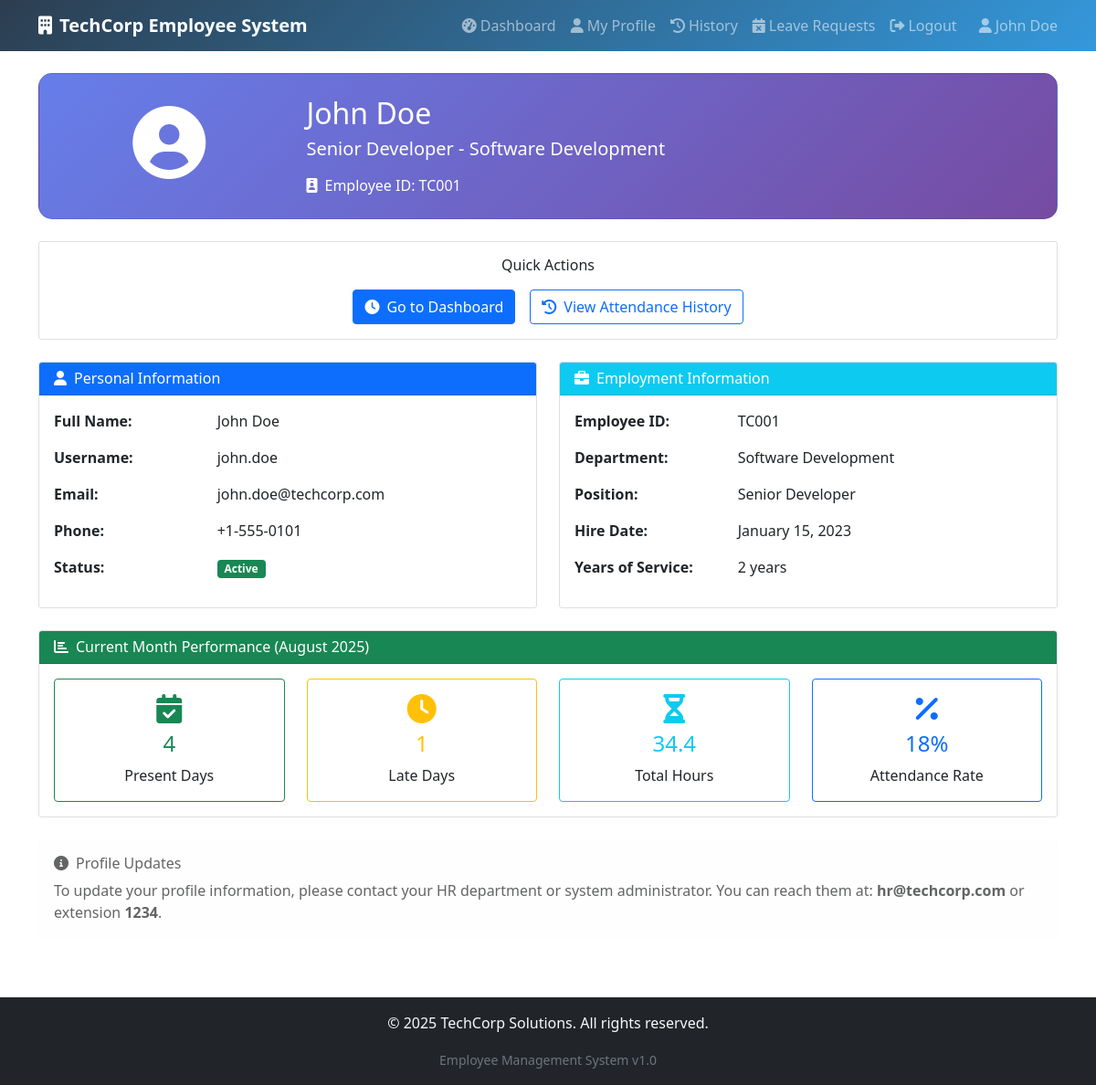
Page /profile/ (signed in) on the committed database.
### emp_apps/models.py (models this page shows, shortened)
class Employee(models.Model):
    user = models.OneToOneField(User, on_delete=models.CASCADE)
    employee_id = models.CharField(max_length=20, unique=True)
    department = models.CharField(max_length=100)
    position = models.CharField(max_length=100)
    phone_number = models.CharField(max_length=15, blank=True)
    hire_date = models.DateField()
    is_active = models.BooleanField(default=True)
    class Meta:
        db_table = 'employees'

### emp_apps/views.py (the view)
# urls.py: path('profile/', views.employee_profile, name='employee_profile'),  # Employee profile page
@login_required
def employee_profile(request):
    try:
        employee = Employee.objects.get(user=request.user)
    except Employee.DoesNotExist:
        messages.error(request, 'Employee profile not found. Please contact administrator.')
        return redirect('employee_login')
    today = date.today()
    current_month_start = today.replace(day=1)
    current_month_records = AttendanceRecord.objects.filter(
        employee=employee,
        date__gte=current_month_start,
        date__lte=today
    )
    present_days = current_month_records.filter(status__in=['present', 'late']).count()
    late_days = current_month_records.filter(status='late').count()
    total_work_hours = sum([r.work_hours or 0 for r in current_month_records])
    years_of_service = today.year - employee.hire_date.year
    if today.month < employee.hire_date.month or (today.month == employee.hire_date.month and today.day < employee.hire_date.day):
        years_of_service -= 1
    context = {
        'employee': employee,
        'user': request.user,
        'years_of_service': years_of_service,
        'statistics': {
            'present_days': present_days,
            'late_days': late_days,
            'total_work_hours': total_work_hours,
            'month_name': current_month_start.strftime('%B %Y')
        }
    }
    return render(request, 'attendance/employee_profile.html', context)

### emp_apps/templates/attendance/employee_profile.html (shortened to what this page needs)
{% extends 'base.html' %}
{% block content %}
<div class="row mb-4">
    <div class="col-12">
        <div class="card stats-card">
            <div class="card-body text-center py-4">
                <div class="row align-items-center">
                    <div class="col-md-3">
                        <div class="profile-avatar">
                            <i class="fas fa-user-circle fa-5x text-white mb-2"></i>
                        </div>
                    </div>
                    <div class="col-md-9 text-md-start text-center">
                        <h2 class="mb-2">{{ employee.user.get_full_name|default:employee.user.username }}</h2>
                        <h5 class="mb-3">{{ employee.position }} - {{ employee.department }}</h5>
                        <p class="mb-0">
                            <i class="fas fa-id-badge me-2"></i>Employee ID: {{ employee.employee_id }}
                        </p>
                    </div>
                </div>
            </div>
        </div>
    </div>
</div>
<div class="row mb-4">
    <div class="col-12">
        <div class="card">
            <div class="card-body text-center">
                <h6 class="card-title mb-3">Quick Actions</h6>
                <div class="d-flex justify-content-center gap-3 flex-wrap">
                    <a href="{% url 'attendance_dashboard' %}" class="btn btn-primary">
                        <i class="fas fa-clock me-2"></i>Go to Dashboard
                    </a>
                    <a href="{% url 'attendance_history' %}" class="btn btn-outline-primary">
                        <i class="fas fa-history me-2"></i>View Attendance History
                    </a>
                </div>
            </div>
        </div>
    </div>
</div>
<div class="row mb-4">
    <div class="col-md-6">
        <div class="card h-100">
            <div class="card-header bg-primary text-white">
                <h6 class="mb-0">
                    <i class="fas fa-user me-2"></i>Personal Information
                </h6>
            </div>
            <div class="card-body">
                <div class="row mb-3">
                    <div class="col-sm-4"><strong>Full Name:</strong></div>
                    <div class="col-sm-8">{{ employee.user.get_full_name|default:"Not provided" }}</div>
                </div>
                <div class="row mb-3">
                    <div class="col-sm-4"><strong>Username:</strong></div>
                    <div class="col-sm-8">{{ employee.user.username }}</div>
                </div>
                <div class="row mb-3">
                    <div class="col-sm-4"><strong>Email:</strong></div>
                    <div class="col-sm-8">{{ employee.user.email|default:"Not provided" }}</div>
                </div>
                <div class="row mb-3">
                    <div class="col-sm-4"><strong>Phone:</strong></div>
                    <div class="col-sm-8">{{ employee.phone_number|default:"Not provided" }}</div>
                </div>
                <div class="row mb-3">
                    <div class="col-sm-4"><strong>Status:</strong></div>
                    <div class="col-sm-8">
                        {% if employee.is_active %}
                            <span class="badge bg-success">Active</span>
                        {% else %}
                            <span class="badge bg-danger">Inactive</span>
                        {% endif %}
                    </div>
                </div>
            </div>
        </div>
    </div>
    <div class="col-md-6">
        <div class="card h-100">
            <div class="card-header bg-info text-white">
                <h6 class="mb-0">
                    <i class="fas fa-briefcase me-2"></i>Employment Information
                </h6>
            </div>
            <div class="card-body">
                <div class="row mb-3">
                    <div class="col-sm-4"><strong>Employee ID:</strong></div>
                    <div class="col-sm-8">{{ employee.employee_id }}</div>
                </div>
                <div class="row mb-3">
                    <div class="col-sm-4"><strong>Department:</strong></div>
                    <div class="col-sm-8">{{ employee.department }}</div>
                </div>
                <div class="row mb-3">
                    <div class="col-sm-4"><strong>Position:</strong></div>
                    <div class="col-sm-8">{{ employee.position }}</div>
                </div>
                <div class="row mb-3">
                    <div class="col-sm-4"><strong>Hire Date:</strong></div>
                    <div class="col-sm-8">{{ employee.hire_date|date:"F d, Y" }}</div>
                </div>
                <div class="row mb-3">
                    <div class="col-sm-4"><strong>Years of Service:</strong></div>
                    <div class="col-sm-8">
                        {{ years_of_service }} year{{ years_of_service|pluralize }}
                    </div>
                </div>
            </div>
        </div>
    </div>
</div>
<div class="row mb-4">
    <div class="col-12">
        <div class="card">
            <div class="card-header bg-success text-white">
                <h6 class="mb-0">
                    <i class="fas fa-chart-bar me-2"></i>Current Month Performance ({{ statistics.month_name }})
                </h6>
            </div>
            <div class="card-body">
                <div class="row text-center">
                    <div class="col-md-3">
                        <div class="card border-success">
                            <div class="card-body">
                                <i class="fas fa-calendar-check fa-2x text-success mb-2"></i>
                                <h4 class="text-success">{{ statistics.present_days }}</h4>
                                <p class="mb-0">Present Days</p>
                            </div>
                        </div>
                    </div>
                    <div class="col-md-3">
                        <div class="card border-warning">
                            <div class="card-body">
                                <i class="fas fa-clock fa-2x text-warning mb-2"></i>
                                <h4 class="text-warning">{{ statistics.late_days }}</h4>
                                <p class="mb-0">Late Days</p>
                            </div>
                        </div>
                    </div>
                    <div class="col-md-3">
                        <div class="card border-info">
                            <div class="card-body">
                                <i class="fas fa-hourglass-half fa-2x text-info mb-2"></i>
                                <h4 class="text-info">{{ statistics.total_work_hours|floatformat:1 }}</h4>
                                <p class="mb-0">Total Hours</p>
                            </div>
                        </div>
                    </div>
                    <div class="col-md-3">
                        <div class="card border-primary">
                            <div class="card-body">
                                <i class="fas fa-percentage fa-2x text-primary mb-2"></i>
                                <h4 class="text-primary">
                                    {% if statistics.present_days > 0 %}
                                        {% widthratio statistics.present_days 22 100 %}%
                                    {% else %}
                                        0%
                                    {% endif %}
                                </h4>
                                <p class="mb-0">Attendance Rate</p>
                            </div>
                        </div>
                    </div>
                </div>
            </div>
        </div>
    </div>
</div>
{% if user.is_staff %}
<div class="row">
    <div class="col-12">
        <div class="alert alert-info">
            <h6><i class="fas fa-info-circle me-2"></i>Administrator Note</h6>
            <p class="mb-0">
                As an administrator, you can edit employee information through the
                <a href="/admin/emp_apps/employee/" target="_blank" class="alert-link">Django Admin Panel</a>.
                Click the link to manage employee profiles, add new employees, or update existing information.
            </p>
        </div>
    </div>
</div>
{% else %}
<div class="row">
    <div class="col-12">
        <div class="alert alert-light">
            <h6><i class="fas fa-info-circle me-2"></i>Profile Updates</h6>
            <p class="mb-0">
                To update your profile information, please contact your HR department or system administrator.
                You can reach them at: <strong>hr@techcorp.com</strong> or extension <strong>1234</strong>.
            </p>
        </div>
    </div>
</div>
{% endif %}
{% endblock %}

### emp_apps/templates/base.html (shortened to what this page needs)
<!DOCTYPE html>
<html lang="en">
<head>
    <link href="https://cdn.jsdelivr.net/npm/bootstrap@5.1.3/dist/css/bootstrap.min.css" rel="stylesheet">
    <link href="https://cdnjs.cloudflare.com/ajax/libs/font-awesome/6.0.0/css/all.min.css" rel="stylesheet">
</head>
<body>
    <nav class="navbar navbar-expand-lg navbar-dark company-header">
        <div class="container">
            <a class="navbar-brand" href="{% url 'attendance_dashboard' %}">
                <i class="fas fa-building me-2"></i>TechCorp Employee System
            </a>
            {% if user.is_authenticated %}
            <div class="navbar-nav ms-auto">
                <a class="nav-link" href="{% url 'attendance_dashboard' %}">
                    <i class="fas fa-tachometer-alt me-1"></i>Dashboard
                </a>
                <a class="nav-link" href="{% url 'employee_profile' %}">
                    <i class="fas fa-user me-1"></i>My Profile
                </a>
                <a class="nav-link" href="{% url 'attendance_history' %}">
                    <i class="fas fa-history me-1"></i>History
                </a>
                <a class="nav-link" href="{% url 'employee_leave_requests' %}">
                    <i class="fas fa-calendar-times me-1"></i>Leave Requests
                </a>
                <a class="nav-link" href="{% url 'employee_logout' %}">
                    <i class="fas fa-sign-out-alt me-1"></i>Logout
                </a>
                <span class="navbar-text ms-3">
                    <i class="fas fa-user me-1"></i>{{ user.get_full_name|default:user.username }}
                </span>
            </div>
            {% endif %}
        </div>
    </nav>
    <main class="container my-4">
        {% block content %}
        {% endblock %}
    </main>
    <footer class="bg-dark text-light text-center py-3 mt-5">
        <div class="container">
            <p>&copy; 2025 TechCorp Solutions. All rights reserved.</p>
            <small class="text-muted">Employee Management System v1.0</small>
        </div>
    </footer>
</body>
</html>

### emp_apps/templates/base.html (style rules this page uses)
.navbar-brand { font-weight: bold; }
.stats-card { background: linear-gradient(135deg, #667eea 0%, #764ba2 100%); color: white; border-radius: 15px; }
.company-header { background: linear-gradient(135deg, #2c3e50 0%, #3498db 100%); }

### rows in the picture
Employee: user.get_full_name "John Doe", position "Senior Developer", department "Software Development", employee_id "TC001", user.username "john.doe", user.email "john.doe@techcorp.com", phone_number "+1-555-0101", hire_date "January 15, 2023"

### other values in the picture
{{ user.get_full_name|default:user.username }} "John Doe"
{{ statistics.month_name }} "August 2025"
{{ statistics.present_days }} "4"
{{ statistics.late_days }} "1"
{{ statistics.total_work_hours|floatformat:1 }} "34.4"
